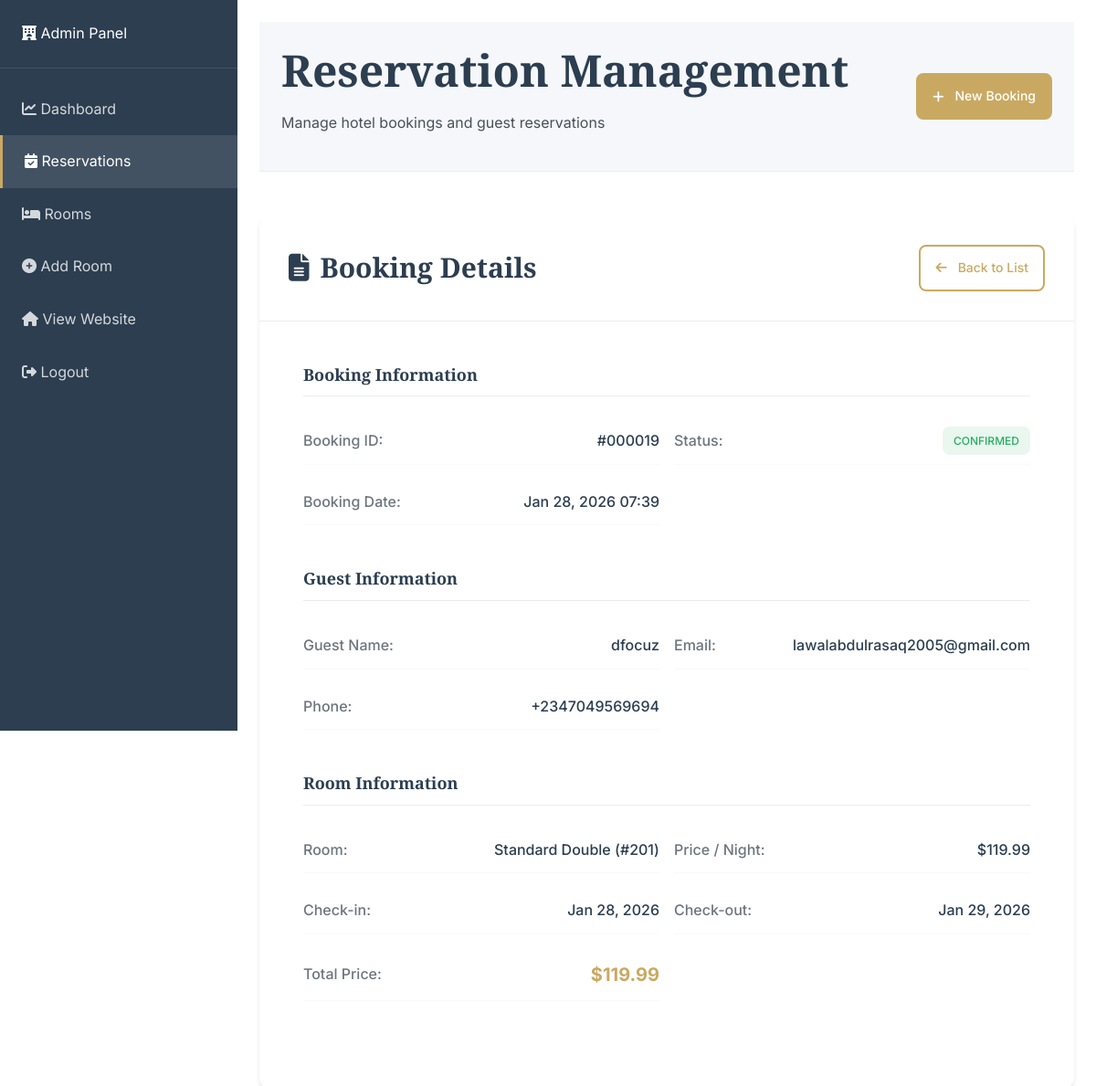
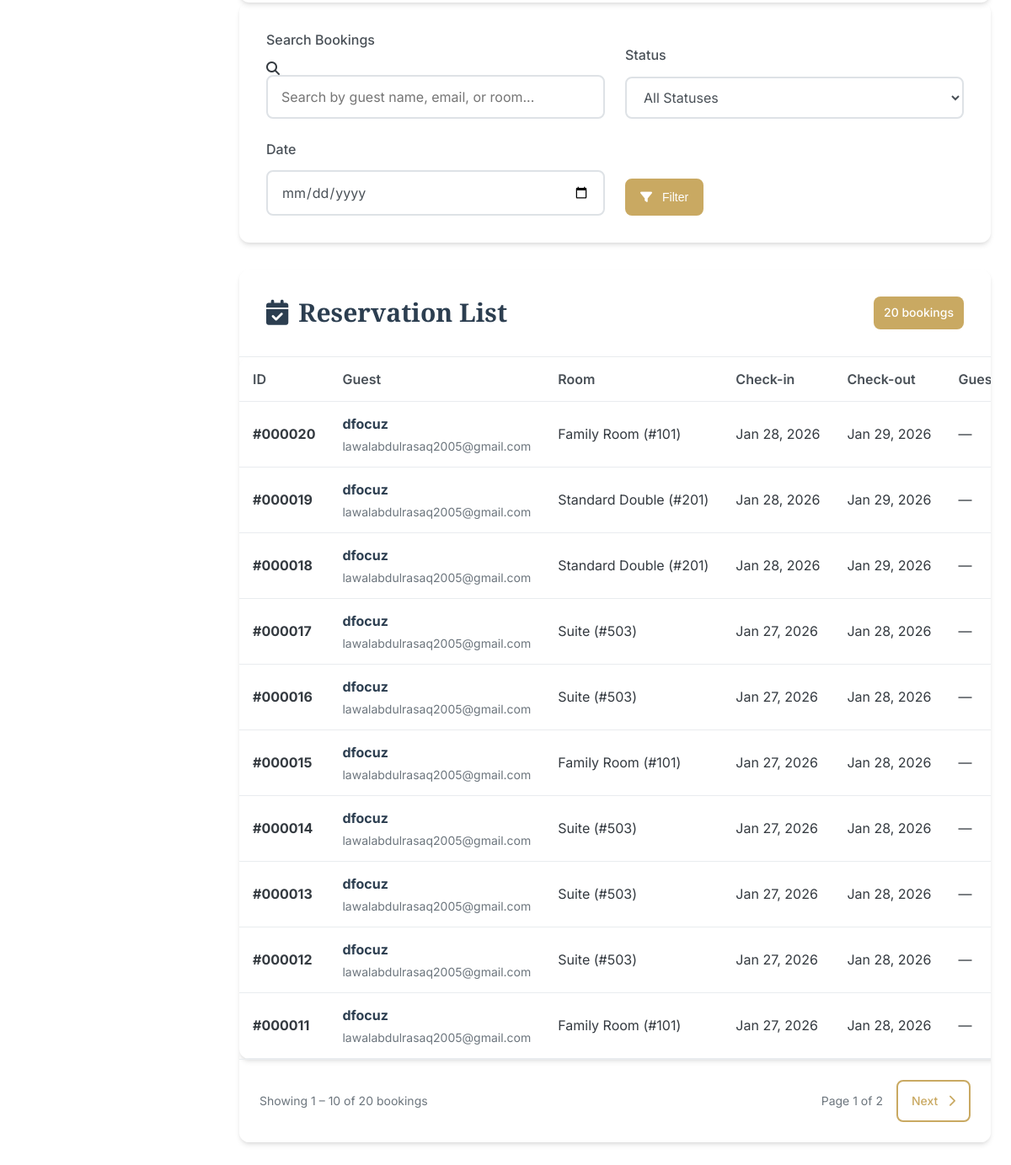
Page /bookings.php?view=19 (signed in) on the committed database (2 pictures, top to bottom).
### tables this page shows
CREATE TABLE `reservations` (
  `id` int(11) NOT NULL,
  `guest_name` varchar(100) NOT NULL,
  `email` varchar(100) NOT NULL,
  `phone` varchar(20) NOT NULL,
  `room_id` int(11) NOT NULL,
  `check_in` date NOT NULL,
  `check_out` date NOT NULL,
  `total_price` decimal(10,2) NOT NULL,
  `status` enum('pending','confirmed','cancelled','completed') DEFAULT 'pending',
  `special_requests` text DEFAULT NULL,
  `created_at` timestamp NOT NULL DEFAULT current_timestamp(),
  `updated_at` timestamp NOT NULL DEFAULT current_timestamp() ON UPDATE current_timestamp()
);

CREATE TABLE `rooms` (
  `id` int(11) NOT NULL,
  `room_number` varchar(10) NOT NULL,
  `type` varchar(50) NOT NULL,
  `price` decimal(10,2) NOT NULL,
  `description` text DEFAULT NULL,
  `image` varchar(255) DEFAULT NULL,
  `status` enum('available','occupied','maintenance') DEFAULT 'available',
  `max_guests` int(11) DEFAULT 2,
  `created_at` timestamp NOT NULL DEFAULT current_timestamp(),
  `updated_at` timestamp NOT NULL DEFAULT current_timestamp() ON UPDATE current_timestamp()
);

### db_connect.php (called while the page is built, shortened)
<?php
function sanitizeInput(string $data): string
{
    return htmlspecialchars(trim($data), ENT_QUOTES, 'UTF-8');
}

### bookings.php (the view, shortened to what this page needs)
<?php
require_once __DIR__ . '/../includes/db_connect.php';
$searchTerm   = sanitizeInput($_GET['search'] ?? '');
$statusFilter = sanitizeInput($_GET['status'] ?? '');
$dateFilter   = sanitizeInput($_GET['date'] ?? '');
$sql = "
SELECT r.*, rm.room_number, rm.type, rm.price
FROM reservations r
JOIN rooms rm ON r.room_id = rm.id
WHERE 1=1
";
$params = [];
$page   = max(1, (int)($_GET['page'] ?? 1));
$limit  = 10;
$offset = ($page - 1) * $limit;
$countSql = "SELECT COUNT(*) FROM ($sql) AS total";
$stmt = $pdo->prepare($countSql);
$stmt->execute($params);
$totalBookings = (int) $stmt->fetchColumn();
$totalPages = (int) ceil($totalBookings / $limit);
$sql .= " ORDER BY r.created_at DESC LIMIT $limit OFFSET $offset";
$stmt = $pdo->prepare($sql);
$stmt->execute($params);
$bookings = $stmt->fetchAll(PDO::FETCH_ASSOC);
$viewId = (int) ($_GET['view'] ?? 0);
$singleBooking = null;
if ($viewId > 0) {
    $stmt = $pdo->prepare(
        "SELECT r.*, rm.room_number, rm.type, rm.price
         FROM reservations r
         JOIN rooms rm ON r.room_id = rm.id
         WHERE r.id = :id"
    );
    $stmt->execute([':id' => $viewId]);
    $singleBooking = $stmt->fetch(PDO::FETCH_ASSOC);
}
?>
<div class="admin-wrapper">
    <nav class="admin-sidebar">
        <div class="admin-sidebar-header">
            <div class="admin-logo">
                <i class="fas fa-hotel"></i>
                <span>Admin Panel</span>
            </div>
        </div>
        <ul class="admin-nav">
            <li>
                <a href="dashboard.php" class="admin-nav-item">
                    <i class="fas fa-chart-line"></i>
                    <span>Dashboard</span>
                </a>
            </li>
            <li>
                <a href="bookings.php" class="admin-nav-item active">
                    <i class="fas fa-calendar-check"></i>
                    <span>Reservations</span>
                </a>
            </li>
            <li>
                <a href="rooms.php" class="admin-nav-item">
                    <i class="fas fa-bed"></i>
                    <span>Rooms</span>
                </a>
            </li>
            <li>
                <a href="add_room.php" class="admin-nav-item">
                    <i class="fas fa-plus-circle"></i>
                    <span>Add Room</span>
                </a>
            </li>
            <li>
                <a href="../index.php" class="admin-nav-item">
                    <i class="fas fa-home"></i>
                    <span>View Website</span>
                </a>
            </li>
            <li>
                <a href="logout.php" class="admin-nav-item logout">
                    <i class="fas fa-sign-out-alt"></i>
                    <span>Logout</span>
                </a>
            </li>
        </ul>
    </nav>
    <main class="admin-main">
        <?php include __DIR__ . '/../includes/header.php'; ?>
        <header class="admin-header">
            <div class="header-left">
                <h1>Reservation Management</h1>
                <p>Manage hotel bookings and guest reservations</p>
            </div>
            <div class="header-right">
                <a href="/hotel-system/reservation.php" target="_blank" class="btn btn-primary">
        <i class="fas fa-plus"></i> New Booking
        </a>
            </div>
        </header>
<?php if (!empty($singleBooking)): ?>
    <div class="booking-detail-card" data-aos="fade-up" data-aos-delay="200">
        <div class="card-header">
            <h3><i class="fas fa-file-alt"></i> Booking Details</h3>
            <a href="bookings.php" class="btn btn-outline btn-sm">
                <i class="fas fa-arrow-left"></i>
                Back to List
            </a>
        </div>
        <div class="booking-detail-content">
            <div class="detail-section">
                <h4>Booking Information</h4>
                <div class="detail-grid">
                    <div class="detail-item">
                        <span class="label">Booking ID:</span>
                        <span class="value">
                            #<?= str_pad($singleBooking['id'], 6, '0', STR_PAD_LEFT); ?>
                        </span>
                    </div>
                    <div class="detail-item">
                        <span class="label">Status:</span>
                        <span class="value">
                            <span class="status-badge status-<?= htmlspecialchars($singleBooking['status']); ?>">
                                <?= ucfirst($singleBooking['status']); ?>
                            </span>
                        </span>
                    </div>
                    <div class="detail-item">
                        <span class="label">Booking Date:</span>
                        <span class="value">
                            <?= date('M j, Y H:i', strtotime($singleBooking['created_at'])); ?>
                        </span>
                    </div>
                </div>
            </div>
            <div class="detail-section">
                <h4>Guest Information</h4>
                <div class="detail-grid">
                    <div class="detail-item">
                        <span class="label">Guest Name:</span>
                        <span class="value"><?= htmlspecialchars($singleBooking['guest_name']); ?></span>
                    </div>
                    <div class="detail-item">
                        <span class="label">Email:</span>
                        <span class="value"><?= htmlspecialchars($singleBooking['email']); ?></span>
                    </div>
                    <div class="detail-item">
                        <span class="label">Phone:</span>
                        <span class="value"><?= htmlspecialchars($singleBooking['phone']); ?></span>
                    </div>
                </div>
            </div>
            <div class="detail-section">
                <h4>Room Information</h4>
                <div class="detail-grid">
                    <div class="detail-item">
                        <span class="label">Room:</span>
                        <span class="value">
                            <?= htmlspecialchars($singleBooking['type']); ?>
                            (#<?= htmlspecialchars($singleBooking['room_number']); ?>)
                        </span>
                    </div>
                    <div class="detail-item">
                        <span class="label">Price / Night:</span>
                        <span class="value">$<?= number_format($singleBooking['price'], 2); ?></span>
                    </div>
                    <div class="detail-item">
                        <span class="label">Check-in:</span>
                        <span class="value"><?= date('M j, Y', strtotime($singleBooking['check_in'])); ?></span>
                    </div>
                    <div class="detail-item">
                        <span class="label">Check-out:</span>
                        <span class="value"><?= date('M j, Y', strtotime($singleBooking['check_out'])); ?></span>
                    </div>
                    <div class="detail-item">
                        <span class="label">Total Price:</span>
                        <span class="value total-price">
                            $<?= number_format($singleBooking['total_price'], 2); ?>
                        </span>
                    </div>
                </div>
            </div>
        </div>
    </div>
<?php endif; ?>
<div class="search-filter-section" data-aos="fade-up" data-aos-delay="200">
    <form action="bookings.php" method="GET" class="search-filter-form">
        <div class="form-row">
            <div class="form-group">
                <label for="search" class="form-label">Search Bookings</label>
                <div class="input-group">
                    <i class="fas fa-search input-icon"></i>
                    <input
                        type="text"
                        id="search"
                        name="search"
                        class="form-control"
                        placeholder="Search by guest name, email, or room..."
                        value="<?php echo htmlspecialchars($searchTerm ?? ''); ?>">
                </div>
            </div>
            <div class="form-group">
                <label for="status" class="form-label">Status</label>
                <select id="status" name="status" class="form-control">
                    <option value="">All Statuses</option>
                </select>
            </div>
            <div class="form-group">
                <label for="date" class="form-label">Date</label>
                <input
                    type="date"
                    id="date"
                    name="date"
                    class="form-control"
                    value="<?php echo htmlspecialchars($dateFilter ?? ''); ?>">
            </div>
            <div class="form-group filter-actions">
                <button type="submit" class="btn btn-primary">
                    <i class="fas fa-filter"></i> Filter
                </button>
            </div>
        </div>
    </form>
</div>
<div class="bookings-table-card" data-aos="fade-up" data-aos-delay="400">
    <div class="card-header">
        <h3><i class="fas fa-calendar-check"></i> Reservation List</h3>
        <span class="booking-count">
            <?php echo (int)$totalBookings; ?> booking<?php echo $totalBookings !== 1 ? 's' : ''; ?>
        </span>
    </div>
<?php if (!empty($bookings)): ?>
    <div class="table-responsive">
        <table class="admin-table">
            <thead>
                <tr>
                    <th>ID</th>
                    <th>Guest</th>
                    <th>Room</th>
                    <th>Check-in</th>
                    <th>Check-out</th>
                    <th>Guests</th>
                </tr>
            </thead>
            <tbody>
            <?php foreach ($bookings as $booking): ?>
                <tr>
                    <td>
                        <strong>#<?php echo str_pad((int)$booking['id'], 6, '0', STR_PAD_LEFT); ?></strong>
                    </td>
                    <td>
                        <div class="guest-info">
                            <strong><?php echo htmlspecialchars($booking['guest_name']); ?></strong>
                            <small><?php echo htmlspecialchars($booking['email']); ?></small>
                        </div>
                    </td>
                    <td>
                        <?php echo htmlspecialchars($booking['type']); ?>
                        (#<?php echo htmlspecialchars($booking['room_number']); ?>)
                    </td>
                    <td><?php echo date('M j, Y', strtotime($booking['check_in'])); ?></td>
                    <td><?php echo date('M j, Y', strtotime($booking['check_out'])); ?></td>
                    <td><?php echo htmlspecialchars($booking['guests'] ?? '—'); ?></td>
                </tr>
            <?php endforeach; ?>
            </tbody>
        </table>
    </div>
    <?php if ($totalPages > 1): ?>
        <div class="pagination">
            <div class="pagination-info">
                Showing <?php echo $offset + 1; ?> –
                <?php echo min($offset + $limit, $totalBookings); ?>
                of <?php echo $totalBookings; ?> bookings
            </div>
            <div class="pagination-links">
                <span class="page-numbers">
                    Page <?php echo $page; ?> of <?php echo $totalPages; ?>
                </span>
                <?php if ($page < $totalPages): ?>
                    <a href="bookings.php?page=<?php echo $page + 1; ?>&search=<?php echo urlencode($searchTerm); ?>&status=<?php echo urlencode($statusFilter); ?>&date=<?php echo urlencode($dateFilter); ?>"
                       class="btn btn-sm btn-outline">
                        Next <i class="fas fa-chevron-right"></i>
                    </a>
                <?php endif; ?>
            </div>
        </div>
    <?php endif; ?>
<?php endif; ?>
</div>
<?php
include __DIR__ . '/../includes/footer.php';
?>

### rows in the picture
reservations: id "000019", status "CONFIRMED", created_at "Jan 28, 2026 07:39", guest_name "dfocuz", email "lawalabdulrasaq2005@gmail.com", phone "+2347049569694", room.type "Standard Double", room.room_number "201", room.price "119.99", check_in "Jan 28, 2026", check_out "Jan 29, 2026", total_price "119.99", guests "—"
reservations: id "000020", guest_name "dfocuz", email "lawalabdulrasaq2005@gmail.com", room.type "Family Room", room.room_number "101", check_in "Jan 28, 2026", check_out "Jan 29, 2026", guests "—"
reservations: id "000018", guest_name "dfocuz", email "lawalabdulrasaq2005@gmail.com", room.type "Standard Double", room.room_number "201", check_in "Jan 28, 2026", check_out "Jan 29, 2026", guests "—"
reservations: id "000017", guest_name "dfocuz", email "lawalabdulrasaq2005@gmail.com", room.type "Suite", room.room_number "503", check_in "Jan 27, 2026", check_out "Jan 28, 2026", guests "—"
reservations: id "000016", guest_name "dfocuz", email "lawalabdulrasaq2005@gmail.com", room.type "Suite", room.room_number "503", check_in "Jan 27, 2026", check_out "Jan 28, 2026", guests "—"
reservations: id "000015", guest_name "dfocuz", email "lawalabdulrasaq2005@gmail.com", room.type "Family Room", room.room_number "101", check_in "Jan 27, 2026", check_out "Jan 28, 2026", guests "—"
reservations: id "000014", guest_name "dfocuz", email "lawalabdulrasaq2005@gmail.com", room.type "Suite", room.room_number "503", check_in "Jan 27, 2026", check_out "Jan 28, 2026", guests "—"
reservations: id "000013", guest_name "dfocuz", email "lawalabdulrasaq2005@gmail.com", room.type "Suite", room.room_number "503", check_in "Jan 27, 2026", check_out "Jan 28, 2026", guests "—"
reservations: id "000012", guest_name "dfocuz", email "lawalabdulrasaq2005@gmail.com", room.type "Suite", room.room_number "503", check_in "Jan 27, 2026", check_out "Jan 28, 2026", guests "—"
reservations: id "000011", guest_name "dfocuz", email "lawalabdulrasaq2005@gmail.com", room.type "Family Room", room.room_number "101", check_in "Jan 27, 2026", check_out "Jan 28, 2026", guests "—"

### other values in the picture
$totalBookings "20"
$offset + 1 "1"
min($offset + $limit, $totalBookings) "10"
$page "1"
$totalPages "2"
